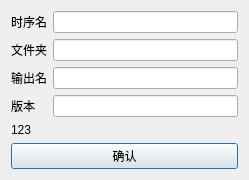
<?xml version="1.0" encoding="UTF-8"?>
<ui version="4.0">
 <class>SelectDialog</class>
 <widget class="QDialog" name="SelectDialog">
  <property name="geometry">
   <rect>
    <x>0</x>
    <y>0</y>
    <width>249</width>
    <height>162</height>
   </rect>
  </property>
  <property name="windowTitle">
   <string>Dialog</string>
  </property>
  <layout class="QGridLayout" name="gridLayout">
   <item row="1" column="2">
    <widget class="QLineEdit" name="lePath"/>
   </item>
   <item row="6" column="1" colspan="2">
    <widget class="QPushButton" name="btnConfirm">
     <property name="text">
      <string>确认</string>
     </property>
    </widget>
   </item>
   <item row="5" column="1" colspan="2">
    <widget class="QLabel" name="lbInfo">
     <property name="sizePolicy">
      <sizepolicy hsizetype="Minimum" vsizetype="Minimum">
       <horstretch>0</horstretch>
       <verstretch>0</verstretch>
      </sizepolicy>
     </property>
     <property name="text">
      <string>123</string>
     </property>
    </widget>
   </item>
   <item row="3" column="1">
    <widget class="QLabel" name="lbVersion">
     <property name="text">
      <string>版本</string>
     </property>
    </widget>
   </item>
   <item row="0" column="1">
    <widget class="QLabel" name="lbModel">
     <property name="text">
      <string>时序名</string>
     </property>
    </widget>
   </item>
   <item row="1" column="1">
    <widget class="QLabel" name="lbPath">
     <property name="text">
      <string>文件夹</string>
     </property>
    </widget>
   </item>
   <item row="3" column="2">
    <widget class="QLineEdit" name="leVersion"/>
   </item>
   <item row="2" column="2">
    <widget class="QLineEdit" name="leOutputName"/>
   </item>
   <item row="2" column="1">
    <widget class="QLabel" name="lbOutputName">
     <property name="text">
      <string>输出名</string>
     </property>
    </widget>
   </item>
   <item row="0" column="2">
    <widget class="QLineEdit" name="leModel"/>
   </item>
  </layout>
 </widget>
 <resources/>
 <connections/>
</ui>
